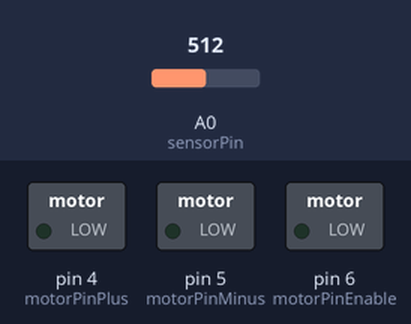
Bench run of a sketch on a simulated Arduino Uno, built with avr-gcc and run on an emulated ATmega328P. On the bench: switched loads named in the sketch (green lamp = pin HIGH). The inputs (shaded band) are chosen by the test bench; at power-on: A0 (sensorPin) = 512.

Above: at 1.2 s.
1.3 s: A0 (sensorPin) set to 105
2.8 s: A0 (sensorPin) set to 91
At 4.2 s:
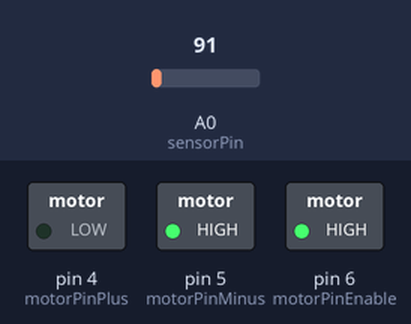
5.8 s: A0 (sensorPin) set to 188
7.3 s: A0 (sensorPin) set to 211
At 7.6 s:
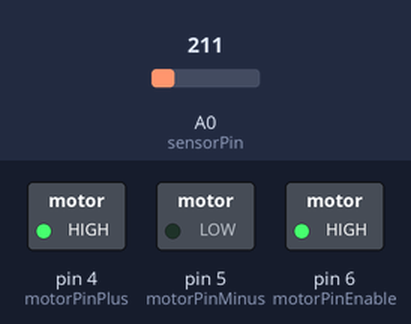
10.3 s: A0 (sensorPin) set to 90
At 12.6 s:
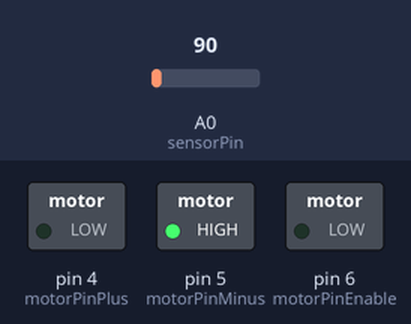
13.3 s: A0 (sensorPin) set to 210
At 16.1 s:
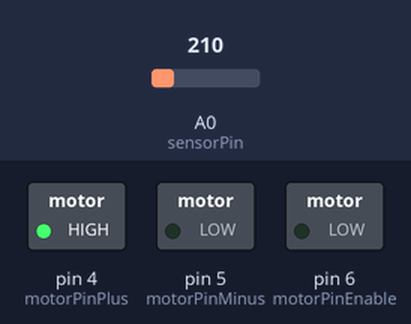
Timing chart, 0 to 17.3 s (numbered marks = the images above; inputs shaded):
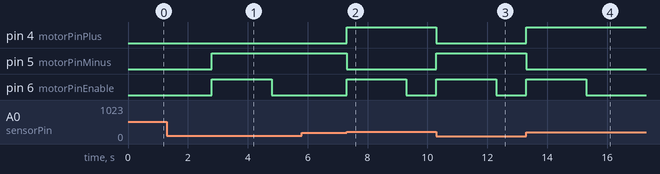

The sketch:

dc_motor_ambient.ino
```cpp
// Pins
int motorPinPlus = 4;
int motorPinMinus = 5;
int motorPinEnable = 6;
int sensorPin = 0;

// Tresholds and curtains state
int lowThresh = 100;
int highThresh = 200;
boolean curtainsUp = false;

// Setup
void setup()
{
    pinMode(motorPinPlus, OUTPUT);
    pinMode(motorPinMinus, OUTPUT);
    pinMode(motorPinEnable, OUTPUT);
    Serial.begin(9600);
}

// Loop
void loop()
{
    // Get ambient light level
    int sensorState = analogRead(sensorPin);

    // If there is light and the curtains are up, set them down
    if (sensorState > highThresh && curtainsUp == true) {
        setMotor(true, 255);
        delay(2000);
        curtainsUp = false;
        setMotor(true, 0);
    }

    // If the light is low and the curtains are down, set them up
    if (sensorState < lowThresh && curtainsUp == false) {
        setMotor(false, 255);
        delay(2000);
        curtainsUp = true;
        setMotor(false, 0);
    }

}

// Function to control the motor
void setMotor(boolean forward, int speed){
    digitalWrite(motorPinPlus, forward);
    digitalWrite(motorPinMinus, !forward);
    analogWrite(motorPinEnable, speed);
}
```

Measured:
- the behaviour switches between 100 and 99 on A0 (sensorPin) (found by bisection; images 0 and 1)
- the behaviour switches between 200 and 201 on A0 (sensorPin) (found by bisection; images 1 and 2)
- after the input at 1.3 s, every drawn part: stays the same
- after the input at 2.8 s, pin 5 (motorPinMinus): LOW → HIGH at once; pin 6 (motorPinEnable): LOW → HIGH at once, → LOW 2.0 s later
- after the input at 5.8 s, every drawn part: stays the same
- after the input at 7.3 s, pin 4 (motorPinPlus): LOW → HIGH at once; pin 5 (motorPinMinus): HIGH → LOW at once; pin 6 (motorPinEnable): LOW → HIGH at once, → LOW 2.0 s later
- after the input at 10.3 s, pin 4 (motorPinPlus): HIGH → LOW at once; pin 5 (motorPinMinus): LOW → HIGH at once; pin 6 (motorPinEnable): LOW → HIGH at once, → LOW 2.0 s later
- after the input at 13.3 s, pin 4 (motorPinPlus): LOW → HIGH at once; pin 5 (motorPinMinus): HIGH → LOW at once; pin 6 (motorPinEnable): LOW → HIGH at once, → LOW 2.0 s later
